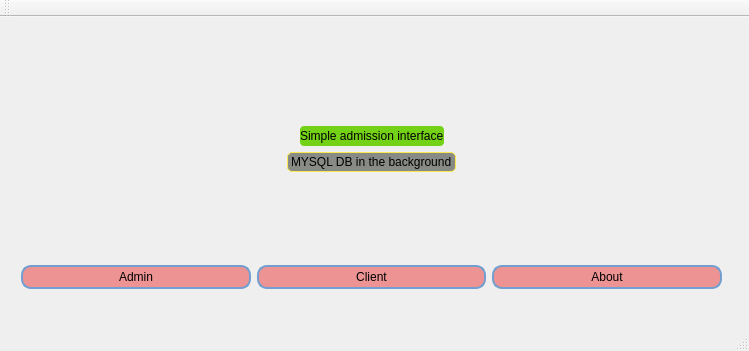
<?xml version="1.0" encoding="UTF-8"?>
<ui version="4.0">
 <class>MainWindow</class>
 <widget class="QMainWindow" name="MainWindow">
  <property name="geometry">
   <rect>
    <x>0</x>
    <y>0</y>
    <width>749</width>
    <height>351</height>
   </rect>
  </property>
  <property name="windowTitle">
   <string>MainWindow</string>
  </property>
  <widget class="QWidget" name="centralWidget">
   <layout class="QVBoxLayout" name="verticalLayout">
    <item>
     <widget class="QStackedWidget" name="stackedWidget">
      <property name="styleSheet">
       <string notr="true">#stackedWidget{
background-image: url(&quot;:/file/pentHouse.jpg&quot;);
}</string>
      </property>
      <property name="currentIndex">
       <number>0</number>
      </property>
      <widget class="QWidget" name="page_3">
       <widget class="QWidget" name="verticalLayoutWidget">
        <property name="geometry">
         <rect>
          <x>10</x>
          <y>0</y>
          <width>701</width>
          <height>261</height>
         </rect>
        </property>
        <layout class="QVBoxLayout" name="verticalLayout_3">
         <property name="leftMargin">
          <number>0</number>
         </property>
         <property name="rightMargin">
          <number>0</number>
         </property>
         <property name="bottomMargin">
          <number>0</number>
         </property>
         <item>
          <spacer name="verticalSpacer_2">
           <property name="orientation">
            <enum>Qt::Vertical</enum>
           </property>
           <property name="sizeHint" stdset="0">
            <size>
             <width>20</width>
             <height>40</height>
            </size>
           </property>
          </spacer>
         </item>
         <item>
          <layout class="QHBoxLayout" name="horizontalLayout_2">
           <item>
            <spacer name="horizontalSpacer">
             <property name="orientation">
              <enum>Qt::Horizontal</enum>
             </property>
             <property name="sizeHint" stdset="0">
              <size>
               <width>40</width>
               <height>20</height>
              </size>
             </property>
            </spacer>
           </item>
           <item>
            <widget class="QLabel" name="label">
             <property name="styleSheet">
              <string notr="true">#label{
font: 75 oblique 18pt &quot;DejaVu Sans&quot;;
background-color: rgb(115, 210, 22);
border: 2x solid rgb(173, 127, 168);
border-radius: 4px;
}</string>
             </property>
             <property name="text">
              <string>Simple admission interface</string>
             </property>
            </widget>
           </item>
           <item>
            <spacer name="horizontalSpacer_2">
             <property name="orientation">
              <enum>Qt::Horizontal</enum>
             </property>
             <property name="sizeHint" stdset="0">
              <size>
               <width>40</width>
               <height>20</height>
              </size>
             </property>
            </spacer>
           </item>
          </layout>
         </item>
         <item>
          <layout class="QHBoxLayout" name="horizontalLayout_4">
           <property name="rightMargin">
            <number>0</number>
           </property>
           <property name="bottomMargin">
            <number>0</number>
           </property>
           <item>
            <spacer name="horizontalSpacer_3">
             <property name="orientation">
              <enum>Qt::Horizontal</enum>
             </property>
             <property name="sizeHint" stdset="0">
              <size>
               <width>40</width>
               <height>20</height>
              </size>
             </property>
            </spacer>
           </item>
           <item>
            <widget class="QLabel" name="label_2">
             <property name="styleSheet">
              <string notr="true">#label_2 {
font: 14pt &quot;DejaVu Serif&quot;;
border : 1px solid rgb(252, 233, 79);
background-color: rgb(136, 138, 133);
border-radius: 5px;
}</string>
             </property>
             <property name="text">
              <string>MYSQL DB in the background</string>
             </property>
            </widget>
           </item>
           <item>
            <spacer name="horizontalSpacer_4">
             <property name="orientation">
              <enum>Qt::Horizontal</enum>
             </property>
             <property name="sizeHint" stdset="0">
              <size>
               <width>40</width>
               <height>20</height>
              </size>
             </property>
            </spacer>
           </item>
          </layout>
         </item>
         <item>
          <spacer name="verticalSpacer">
           <property name="orientation">
            <enum>Qt::Vertical</enum>
           </property>
           <property name="sizeHint" stdset="0">
            <size>
             <width>20</width>
             <height>40</height>
            </size>
           </property>
          </spacer>
         </item>
         <item>
          <layout class="QHBoxLayout" name="horizontalLayout_3">
           <property name="bottomMargin">
            <number>0</number>
           </property>
           <item>
            <widget class="QPushButton" name="pushButton_3">
             <property name="styleSheet">
              <string notr="true">#pushButton_3 {
font: italic 12pt &quot;Carlito&quot;;
border: 2px solid rgb(114, 159, 207);
border-radius: 10px;
padding: 3px;
background-color: rgb(237, 147, 147);
}</string>
             </property>
             <property name="text">
              <string>Admin</string>
             </property>
            </widget>
           </item>
           <item>
            <widget class="QPushButton" name="pushButton_2">
             <property name="styleSheet">
              <string notr="true">#pushButton_2 {
font: italic 12pt &quot;Carlito&quot;;
border: 2px solid rgb(114, 159, 207);
border-radius: 10px;
padding: 3px;
background-color: rgb(237, 147, 147);
}</string>
             </property>
             <property name="text">
              <string>Client</string>
             </property>
            </widget>
           </item>
           <item>
            <widget class="QPushButton" name="pushButton">
             <property name="styleSheet">
              <string notr="true">#pushButton {
font: italic 12pt &quot;Carlito&quot;;
border: 2px solid rgb(114, 159, 207);
border-radius: 10px;
padding: 3px;
background-color: rgb(237, 147, 147);
}</string>
             </property>
             <property name="text">
              <string>About</string>
             </property>
            </widget>
           </item>
          </layout>
         </item>
        </layout>
       </widget>
      </widget>
      <widget class="QWidget" name="page_4">
       <widget class="QWidget" name="gridLayoutWidget">
        <property name="geometry">
         <rect>
          <x>20</x>
          <y>10</y>
          <width>691</width>
          <height>271</height>
         </rect>
        </property>
        <layout class="QGridLayout" name="gridLayout">
         <property name="rightMargin">
          <number>0</number>
         </property>
         <property name="bottomMargin">
          <number>0</number>
         </property>
         <item row="0" column="0">
          <layout class="QVBoxLayout" name="verticalLayout_4">
           <item>
            <widget class="QPushButton" name="add_client">
             <property name="styleSheet">
              <string notr="true">#add_client{
font: italic 12pt &quot;Carlito&quot;;
border: 2px solid rgb(114, 159, 207);
border-radius: 10px;
padding: 3px;
background-color: rgb(92, 183, 70);
height: 80px;
}</string>
             </property>
             <property name="text">
              <string>Add Client</string>
             </property>
            </widget>
           </item>
          </layout>
         </item>
         <item row="0" column="1">
          <layout class="QVBoxLayout" name="verticalLayout_5">
           <item>
            <widget class="QPushButton" name="del_client">
             <property name="styleSheet">
              <string notr="true">#del_client{
font: italic 12pt &quot;Carlito&quot;;
border: 2px solid rgb(114, 159, 207);
border-radius: 10px;
padding: 3px;
background-color: rgb(61, 158, 158);
height: 80px;
}</string>
             </property>
             <property name="text">
              <string>Delete client</string>
             </property>
            </widget>
           </item>
          </layout>
         </item>
         <item row="1" column="0">
          <layout class="QVBoxLayout" name="verticalLayout_6">
           <item>
            <widget class="QPushButton" name="client_list">
             <property name="styleSheet">
              <string notr="true">#client_list{
font: italic 12pt &quot;Carlito&quot;;
border: 2px solid rgb(114, 159, 207);
border-radius: 10px;
padding: 3px;
background-color: rgb(77, 48, 196);
height: 80px;
}</string>
             </property>
             <property name="text">
              <string>View client list</string>
             </property>
            </widget>
           </item>
          </layout>
         </item>
         <item row="1" column="1">
          <layout class="QVBoxLayout" name="verticalLayout_7">
           <item>
            <widget class="QPushButton" name="view_logs">
             <property name="styleSheet">
              <string notr="true">#view_logs{
font: italic 12pt &quot;Carlito&quot;;
border: 2px solid rgb(114, 159, 207);
border-radius: 10px;
padding: 3px;
background-color: rgb(158, 76, 178);
height: 80px;
}</string>
             </property>
             <property name="text">
              <string>View  logs</string>
             </property>
            </widget>
           </item>
          </layout>
         </item>
        </layout>
       </widget>
      </widget>
     </widget>
    </item>
   </layout>
  </widget>
  <widget class="QToolBar" name="mainToolBar">
   <attribute name="toolBarArea">
    <enum>TopToolBarArea</enum>
   </attribute>
   <attribute name="toolBarBreak">
    <bool>false</bool>
   </attribute>
  </widget>
  <widget class="QStatusBar" name="statusBar"/>
  <action name="actionAdmin">
   <property name="text">
    <string>Admin</string>
   </property>
  </action>
 </widget>
 <layoutdefault spacing="6" margin="11"/>
 <resources/>
 <connections/>
</ui>
